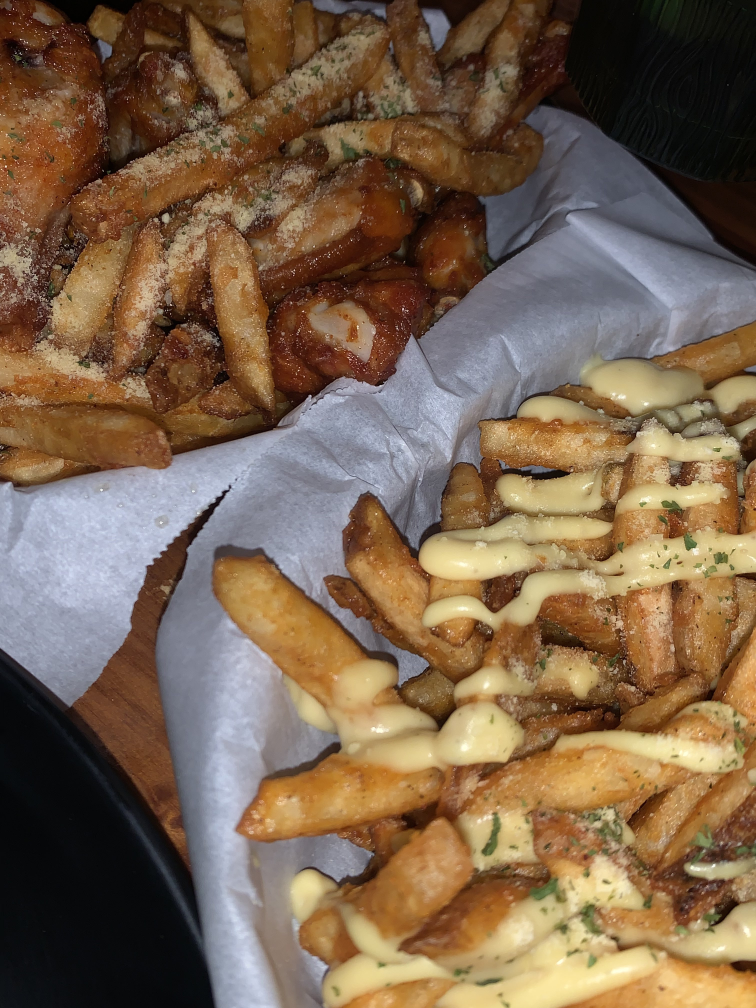
#> input picture fig/IMG_6647.jpg, 3024 x 4032 px, given in place of the camera (shown at 1/4 size)
$ jupyter execute 'mini project_object detection.ipynb'   (text cells are left out)
#> lines starting #> are read from the running program, lines starting #| are printed output that depends on the picture
[cell 1]
import cv2
import numpy as np
import sys

[cell 2]
cap = cv2.VideoCapture(0)

if not cap.isOpened():
    print('camera open failed')
    sys.exit()

while True :
    ret, frame = cap.read()
#> frame is the input picture: shape (4032, 3024, 3); mean B, G, R 77.8, 100.1, 123.3

    if not ret :
        print('frame read failed')
        break

    frame = cv2.flip(frame, 1)
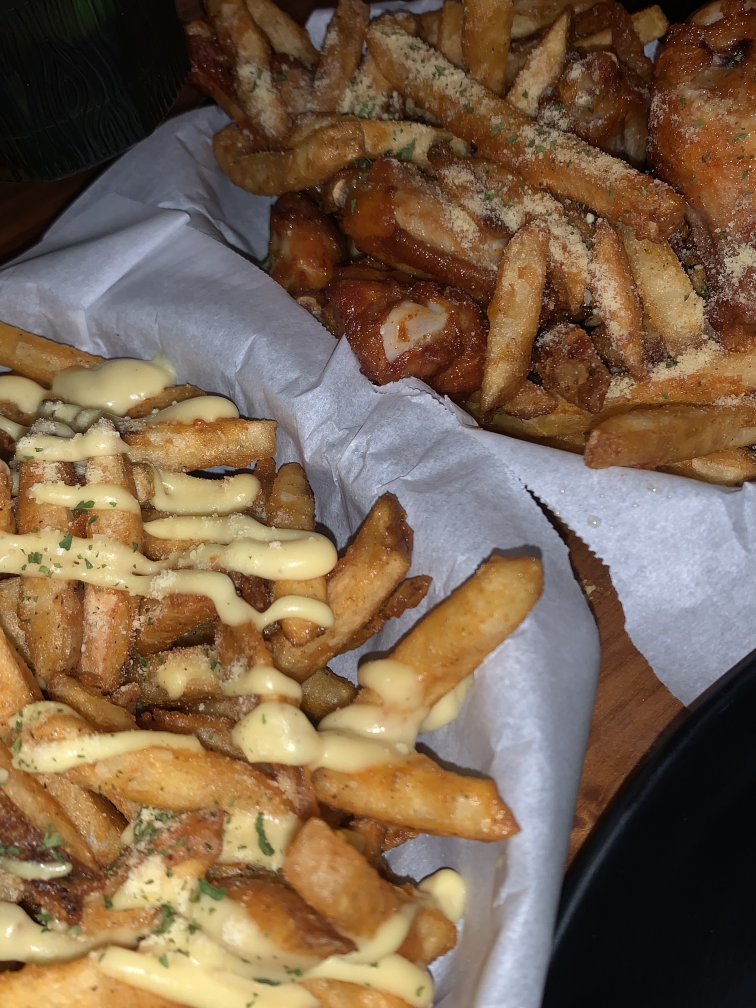
#> frame: shape (4032, 3024, 3) (shown at 1/4 size); mean B, G, R 77.8, 100.1, 123.3

    cv2.imshow('Result', frame)

    key = cv2.waitKey(20)
#> (key Esc is pressed here)
    if key == 27 :
        break

cap.release()
cv2.destroyAllWindows()

[cell 3]
cap = cv2.VideoCapture(0)

if not cap.isOpened():
    print('camera open failed')
    sys.exit()

while True :
    ret, frame = cap.read()

    if not ret :
        print('frame read failed')
        break

    frame = cv2.flip(frame, 1)

    img_hsv = cv2.cvtColor(frame, cv2.COLOR_BGR2HSV)
#> img_hsv: shape (4032, 3024, 3); mean H, S, V 45.4, 114.7, 127.5
    img_mask = cv2.inRange(img_hsv, (100, 200, 0), (140, 255, 255))
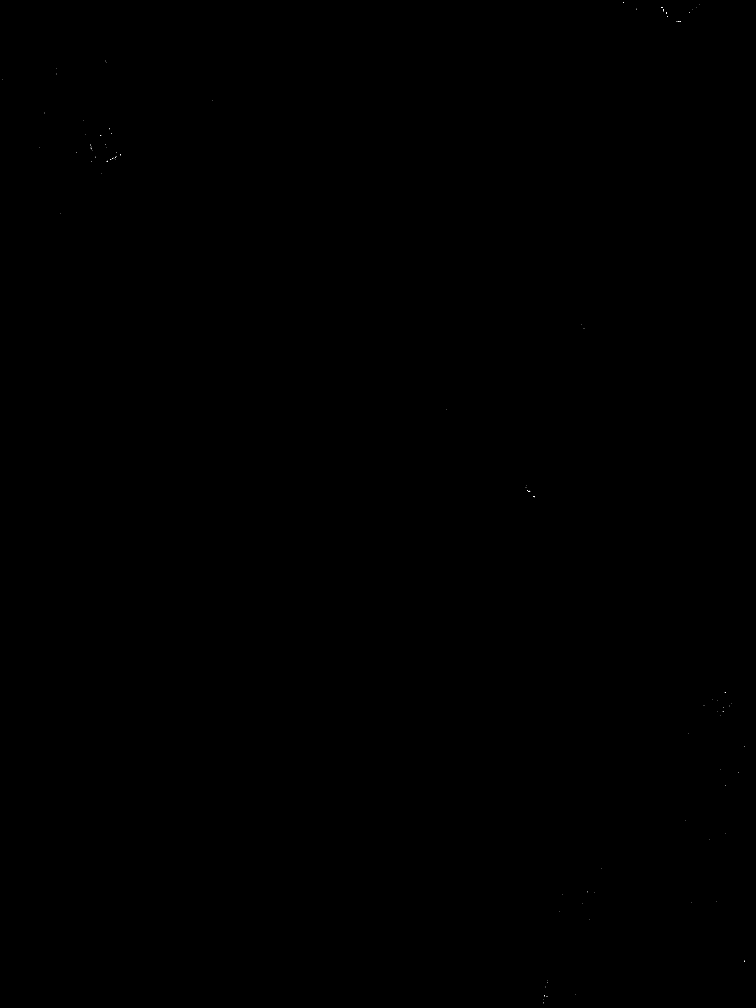
#> img_mask: shape (4032, 3024) (shown at 1/4 size); 0% white in thin lines or dots

    # 모폴로지 연산 함수를 이용한 닫힘 연산(팽창 -> 침식)으로 틈 채우기
    kernel = cv2.getStructuringElement(cv2.MORPH_RECT, (11,11))
    img_mask = cv2.morphologyEx(img_mask, cv2.MORPH_CLOSE, kernel, iterations = 3)
#> img_mask: shape (4032, 3024); 0.01% white in thin lines or dots

    cv2.imshow('Blue', img_mask)
    cv2.imshow('Result', frame)

    key = cv2.waitKey(20)
#> (key Esc is pressed here)
    if key == 27 :
        break

cap.release()
cv2.destroyAllWindows()

[cell 4]
def draw_ball_location(frame, locations) :
    for i in range(len(locations)-1) :
        if locations[0] is None or locations[1] is None :
            continue
        cv2.line(frame, tuple(locations[i]), tuple(locations[i+1]), (0, 255, 255), 7)
    return frame

img = np.ones((500,700,3), np.uint8)*255
cap = cv2.VideoCapture(0)

if not cap.isOpened():
    print('camera open failed')
    sys.exit()

list_ball_location = []
history_ball_locations = []
isDraw = True

while True :
    ret, frame = cap.read()

    frame = cv2.flip(frame, 1)

    img_hsv = cv2.cvtColor(frame, cv2.COLOR_BGR2HSV)
    img_mask = cv2.inRange(img_hsv, (100, 200, 0), (140, 255, 255))

    # 모폴로지 연산 함수를 이용한 닫힘 연산(팽창 -> 침식)으로 틈 채우기
    kernel = cv2.getStructuringElement(cv2.MORPH_RECT, (11,11))
    img_mask = cv2.morphologyEx(img_mask, cv2.MORPH_CLOSE, kernel, iterations = 3)

    # 물체에 대한 경계 박스 그리기
    # cv2.connectedComponentsWithStats - 객체 정보를 함께 반환하는 레이블링 함수 (객체의 크기, 중심 위치 반환)
    retval, label, stats, centroids = cv2.connectedComponentsWithStats(img_mask)
#> label: shape (4032, 3024) int32; 79 distinct labels, from 0 to 78
#> retval = 79; stats = 79 rows, first 6: [0, 0, 3024, 4032, 12192091], [2492, 0, 2, 10, 20], [2798, 17, 1, 1, 1], [2647, 28, 5, 4, 11], [2785, 30, 1, 1, 1], [2545, 35, 1, 3, 3]; centroids = 79 pairs, first value 4 to 2978.5, second value 4.5 to 4005.6

    # 전체 라벨링 데이터에서 영역을 계산한 후 최대 영역 찾기
    max = -1
    max_index = -1
    for i in range(retval) :
        if i < 1:
            continue

        area = stats[i, cv2.CC_STAT_AREA]

        if area > max :
            max = area
            max_index = i

        if max_index != -1 :

            center_x = int(centroids[max_index, 0])
            center_y = int(centroids[max_index, 1])
            left = stats[max_index, cv2.CC_STAT_LEFT]
            top = stats[max_index, cv2.CC_STAT_TOP]
            width = stats[max_index, cv2.CC_STAT_WIDTH]
            height = stats[max_index, cv2.CC_STAT_HEIGHT]

            # 객체의 경계 박스 그리기 및 객체의 중심에 점 그리기
            cv2.rectangle(frame, (left, top), (left + width, top + height), (0, 0, 255), 3)
            cv2.circle(frame, (center_x, center_y), 5, (0, 0, 255), -1)

            # 그림 그리기 or 멈추기 설정
            if isDraw :
                list_ball_location.append((center_x, center_y))
            else :
                history_ball_locations.append(list_ball_location.copy())
                list_ball_location.clear()
#> this loop made 79 passes
#> (area, max, center_x, center_y, left, top, width, height) on passes 2, 13, 27, 34: (20, 20, 2492, 4, 2492, 0, 2, 10), (36, 36, 2714, 86, 2705, 84, 17, 4), (40, 40, 362, 587, 360, 576, 6, 19), (88, 88, 470, 618, 465, 608, 19, 19)
#> (area, center_x, center_y, left, top, width, height) on passes 16, 36, 46, 54, 55, 65: (25, 2714, 86, 2705, 84, 17, 4), (85, 470, 618, 465, 608, 19, 19), (32, 470, 618, 465, 608, 19, 19), (36, 470, 618, 465, 608, 19, 19), (38, 470, 618, 465, 608, 19, 19), (32, 470, 618, 465, 608, 19, 19)
#> after the loop, history_ball_locations = []; list_ball_location = 78 pairs, first value 362 to 2714, second value 4 to 618; max = 88; max_index = 33

    frame = draw_ball_location(frame, list_ball_location)
#> the loop in draw_ball_location, `for i in range(len(locations)-1) :` made 77 passes
    for ball_locations in history_ball_locations :
        frame = draw_ball_location(frame, ball_locations)
#> this loop made 0 passes


    if not ret :
        print('frame read failed')
        break

#     cv2.imshow('Blue', img_mask)
    cv2.imshow('Result', frame)
    cv2.imshow('image', img)

    key = cv2.waitKey(20)
#> (key Esc is pressed here)
    if key == 27 :
        break
    elif key == 32 : # 스페이스바
        list_ball_location.clear()
        history_ball_locations.clear()
    elif key == ord('m') :
        isDraw = not isDraw

cap.release()
cv2.destroyAllWindows()

[cell 5]
def draw_ball_location(img, locations) :
    for i in range(len(locations)-1) :
        if locations[0] is None or locations[1] is None :
            continue
        cv2.line(img1, tuple(locations[i]), tuple(locations[i+1]), (255, 0, 0), 7)
    return img1

img1 = np.ones((500,700,3), np.uint8)*255

cap = cv2.VideoCapture(0)

if not cap.isOpened():
    print('camera open failed')
    sys.exit()

list_ball_location = []
history_ball_locations = []
isDraw = True

while True :
    ret, frame = cap.read()

    frame = cv2.flip(frame, 1)

    img_hsv = cv2.cvtColor(frame, cv2.COLOR_BGR2HSV)
#     img_mask = cv2.inRange(img_hsv, (22, 120, 0), (42, 255, 255)) # 노란색 객체 인식
    img_mask = cv2.inRange(img_hsv, (100, 200, 0), (140, 255, 255)) # 파란색 객체 인식

    # 모폴로지 연산 함수를 이용한 열림 연산(침식 -> 팽창)으로 작은 픽셀 제거
    kernel = cv2.getStructuringElement(cv2.MORPH_RECT, (7,7))
    img_mask = cv2.morphologyEx(img_mask, cv2.MORPH_CLOSE, kernel, iterations = 3)
#> img_mask: shape (4032, 3024); 0% white in thin lines or dots
    img_mask = cv2.morphologyEx(img_mask, cv2.MORPH_OPEN, kernel, iterations = 3)
#> img_mask: shape (4032, 3024); every value is 0

    # 물체에 대한 경계 박스 그리기
    # cv2.connectedComponentsWithStats - 객체 정보를 함께 반환하는 레이블링 함수 (객체의 크기, 중심 위치 반환)
    retval, label, stats, centroids = cv2.connectedComponentsWithStats(img_mask)
#> label: shape (4032, 3024) int32; every value is 0
#> retval = 1; stats = [[0, 0, 3024, 4032, 12192768]]; centroids = [[1511.5, 2015.5]]

    # 전체 라벨링 데이터에서 영역을 계산한 후 최대 영역 찾기
    max = -1
    max_index = -1
    for i in range(retval) :
        if i < 1:
            continue

        area = stats[i, cv2.CC_STAT_AREA]

        if area > max :
            max = area
            max_index = i

        if max_index != -1 :

            center_x = int(centroids[max_index, 0])
            center_y = int(centroids[max_index, 1])
            left = stats[max_index, cv2.CC_STAT_LEFT]
            top = stats[max_index, cv2.CC_STAT_TOP]
            width = stats[max_index, cv2.CC_STAT_WIDTH]
            height = stats[max_index, cv2.CC_STAT_HEIGHT]

            # 객체의 경계 박스 그리기 및 객체의 중심에 점 그리기
            cv2.rectangle(frame, (left, top), (left + width, top + height), (0, 0, 255), 3)
            cv2.circle(frame, (center_x, center_y), 5, (0, 0, 255), -1)

            # 그림 그리기 or 멈추기 설정
            if isDraw :
                list_ball_location.append((center_x, center_y))
            else :
                history_ball_locations.append(list_ball_location.copy())
                list_ball_location.clear()
#> after the loop, list_ball_location = []; max = -1; max_index = -1

    img1 = draw_ball_location(img1, list_ball_location)
    for ball_locations in history_ball_locations :
        img1 = draw_ball_location(img1, ball_locations)

    if not ret :
        print('frame read failed')
        break

#     cv2.imshow('Blue', img_mask)
    cv2.imshow('Result', frame)
    cv2.imshow('image 1', img1)

    key = cv2.waitKey(20)
#> (key Esc is pressed here)

    if key == 27 :
        break
    elif key == 32 : # 스페이스바
        list_ball_location.clear()
        history_ball_locations.clear()
        img1 = np.ones((500,700,3), np.uint8)*255
    elif key == ord('m') :
        isDraw = not isDraw

cap.release()
cv2.destroyAllWindows()

[cell 6]
def draw_ball_location(img, locations) :
    img2 = img.copy()
    for i in range(len(locations)-1) :
        img1 = np.ones((500,700,3), np.uint8)*255
        if locations[0] is None or locations[1] is None :
            continue
        cv2.line(img, tuple(locations[i]), tuple(locations[i+1]), (255, 0, 0), 5)
        cv2.circle(img1, tuple(locations[i+1]), 5, (0, 0, 255), -1)
        img2 = cv2.addWeighted(img, 0.7, img1, 0.3, 0)

    return img2


img = np.ones((500,700,3), np.uint8)*255
img1 = img.copy()

cap = cv2.VideoCapture(0)

if not cap.isOpened():
    print('camera open failed')
    sys.exit()

list_ball_location = []
history_ball_locations = []
isDraw = True

while True :
    ret, frame = cap.read()

    frame = cv2.flip(frame, 1)

    img_hsv = cv2.cvtColor(frame, cv2.COLOR_BGR2HSV)
#     img_mask = cv2.inRange(img_hsv, (22, 120, 0), (42, 255, 255)) # 노란색 객체 인식
    img_mask = cv2.inRange(img_hsv, (100, 200, 0), (140, 255, 255)) # 파란색 객체 인식

    # 모폴로지 연산 함수를 이용한 열림 연산(침식 -> 팽창)으로 작은 픽셀 제거
    kernel = cv2.getStructuringElement(cv2.MORPH_RECT, (7,7))
    img_mask = cv2.morphologyEx(img_mask, cv2.MORPH_CLOSE, kernel, iterations = 3)
    img_mask = cv2.morphologyEx(img_mask, cv2.MORPH_OPEN, kernel, iterations = 3)

    # 물체에 대한 경계 박스 그리기
    # cv2.connectedComponentsWithStats - 객체 정보를 함께 반환하는 레이블링 함수 (객체의 크기, 중심 위치 반환)
    retval, label, stats, centroids = cv2.connectedComponentsWithStats(img_mask)

    # 전체 라벨링 데이터에서 영역을 계산한 후 최대 영역 찾기
    max = -1
    max_index = -1
    for i in range(retval) :
        if i < 1:
            continue

        area = stats[i, cv2.CC_STAT_AREA]

        if area > max :
            max = area
            max_index = i

        if max_index != -1 :

            center_x = int(centroids[max_index, 0])
            center_y = int(centroids[max_index, 1])
            left = stats[max_index, cv2.CC_STAT_LEFT]
            top = stats[max_index, cv2.CC_STAT_TOP]
            width = stats[max_index, cv2.CC_STAT_WIDTH]
            height = stats[max_index, cv2.CC_STAT_HEIGHT]

            # 객체의 경계 박스 그리기 및 객체의 중심에 점 그리기
            cv2.rectangle(frame, (left, top), (left + width, top + height), (0, 0, 255), 3)
            cv2.circle(frame, (center_x, center_y), 5, (0, 0, 255), -1)

            # 그림 그리기 or 멈추기 설정
            if isDraw :
                list_ball_location.append((center_x, center_y))
            else :
                history_ball_locations.append(list_ball_location.copy())
                list_ball_location.clear()
#> after the loop, max = -1; max_index = -1

    img = draw_ball_location(img, list_ball_location)
    for ball_locations in history_ball_locations :
        img = draw_ball_location(img, ball_locations)

    if not ret :
        print('frame read failed')
        break

    cv2.imshow('Blue', img_mask)
    cv2.imshow('Result', frame)
#     cv2.imshow('image 1', img1)
    cv2.imshow('image', img)


    key = cv2.waitKey(20)
#> (key Esc is pressed here)
    if key == 27 :
        break
    elif key == 32 : # 스페이스바
        list_ball_location.clear()
        history_ball_locations.clear()
    elif key == ord('m') :
        isDraw = not isDraw

cap.release()
cv2.destroyAllWindows()

$ run again, on fig/cat.bmp
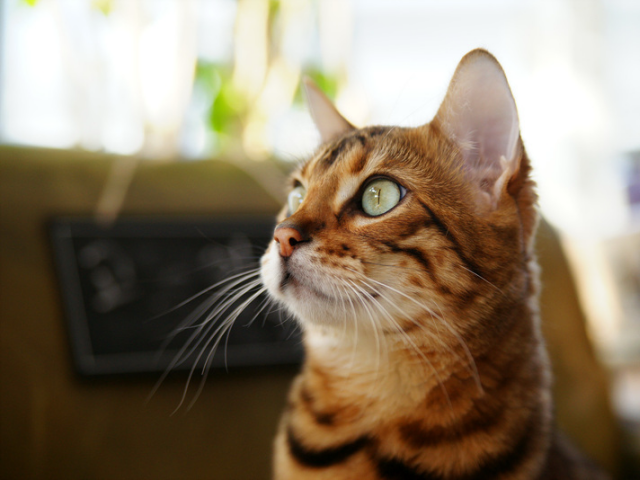
#> input picture fig/cat.bmp, 640 x 480 px, given in place of the camera
#> frame is the input picture: shape (480, 640, 3); mean B, G, R 104.5, 125.6, 140.8
#> `frame = cv2.flip(frame, 1)`:
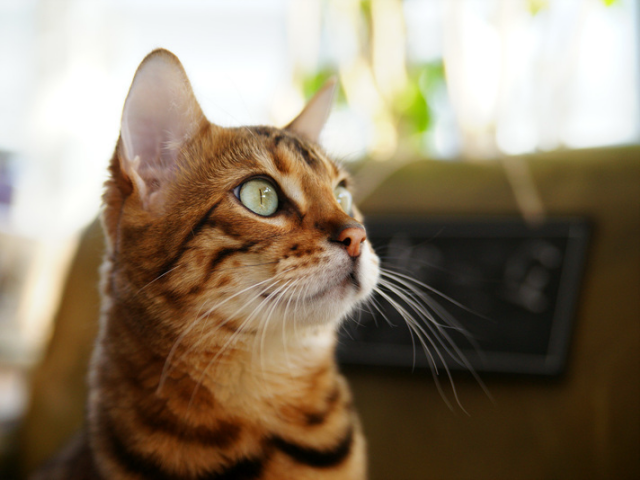
#> frame: shape (480, 640, 3); mean B, G, R 104.5, 125.6, 140.8
#> img_hsv: shape (480, 640, 3); mean H, S, V 29.8, 103.5, 142
#> `retval, label, stats, centroids = cv2.connectedComponentsWithStats(img..`: retval = 2; stats = [[0, 0, 640, 480, 307199], [346, 241, 1, 1, 1]]; centroids = [[319.5, 239.5], [346, 241]]
#> the loop `for i in range(retval) :` made 2 passes
#> (area, max, center_x, center_y, left, top, width, height) on pass 2: (1, 1, 346, 241, 346, 241, 1, 1)
#> after the loop `for i in range(retval) :`: history_ball_locations = []; list_ball_location = [(346, 241)]; max = 1
#> `retval, label, stats, centroids = cv2.connectedComponentsWithStats(img..`: stats = [[0, 0, 640, 480, 307200]]; centroids = [[319.5, 239.5]]
#> after the loop `for i in range(retval) :`: list_ball_location = []; max = -1
